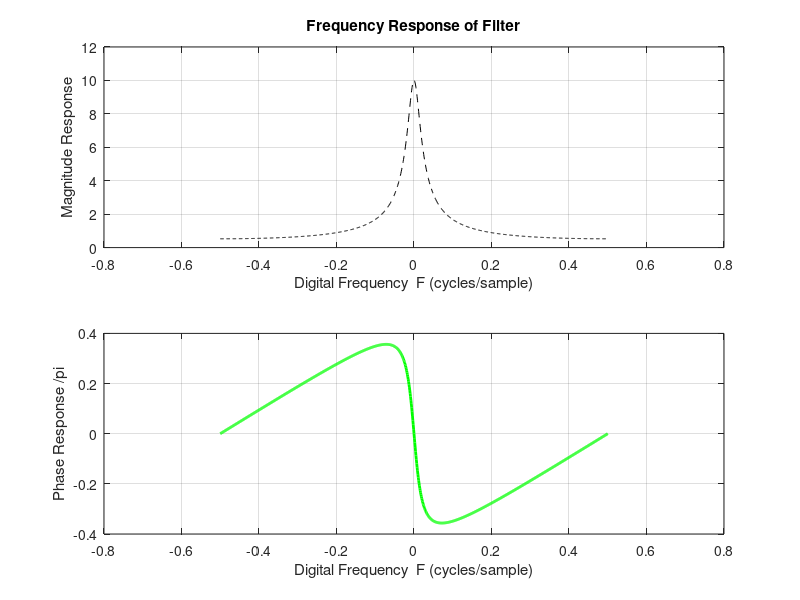
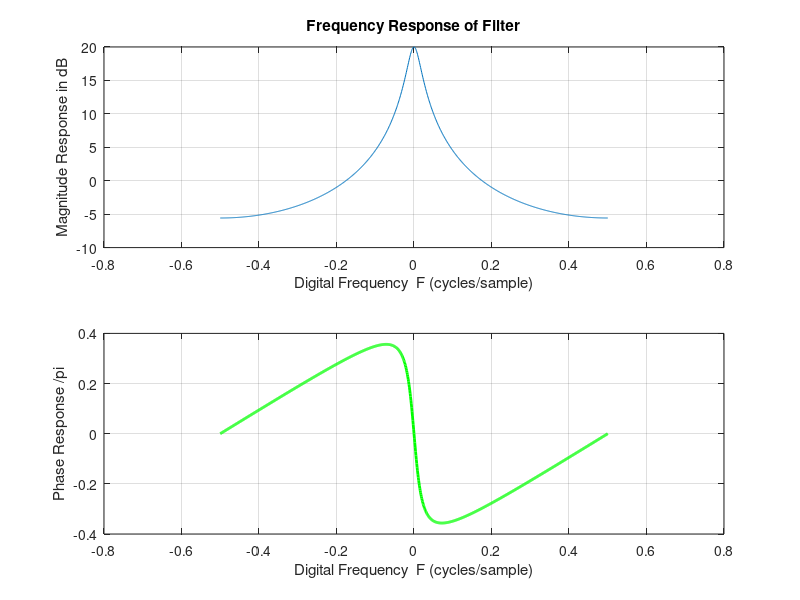
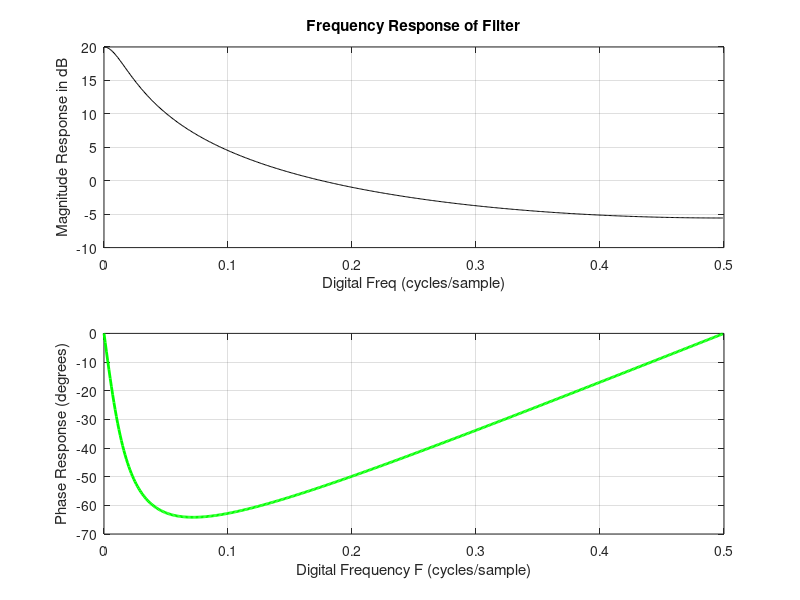

The MATLAB source for these figures, in order:
% EE419_HF_exp1_proto
% COMPUTE AND PLOT THE FREQUENCY RESPONSE OF AN IIR FILTER
% H(z) = z / (z-0.9)

% Make a digital frequency variable with 1001 points 
% for Principle Range F =-1/2 to +1/2, with spacing .001 cycles/sample

%Freq=[-0.5 -0.499 -0.498 ......... 0.499  0.5];  % 1001 values?! YIKES!!

%Freq=linspace(first_val, last_val, Num_of_points); 
% For LINSPACE: Increment =(last_val - first_val) / (Num_of_points-1) 
%Freq=linspace(-.5, .5, 1001); % 1001 points, from -1/2 to +1/2, Incr=.001

%Freq=[first_val : increment : last_val]; 
% NOTE: # of Points =[(last_val-first_val) / increment]+1 
                    % 1001 points, from -1/2 to +1/2, increment=.001
Freq = -0.5:.001:0.5;

% Compute the values of the COMPLEX DTFT frequency response at these frequencies

HF = exp(1i*2*pi*Freq)./(exp(1i*2*pi*Freq)-0.9);

%% LINEAR FREQUENCY RESPONSE PLOT
% Plot the magnitude and phase responses on a linear freq scaleOp

% Open a new Figure #1:
figure(1)
% Plot the Magnitude Response 
subplot(2,1,1)  % Display plots in 2 rows / 1 column; This is the 1st plot.

% Plot the magnitude of HF on a linear scale
plot(Freq, abs(HF), 'k--');
grid on
xlabel('Digital Frequency  F (cycles/sample)')
ylabel('Magnitude Response')
title('Frequency Response of Filter')

% Plot the Phase Response below the Magnitude Response
subplot(2,1,2) % Display plots in 2 rows / 1 column; This is the 2nd plot.

% Plot the Phase Angle vs Frequency     
% Normalize angle radian values by pi radians
plot(Freq, angle(HF)./pi, 'g', 'LineWidth', 2)
grid on
xlabel('Digital Frequency  F (cycles/sample)')
ylabel('Phase Response /pi')


%% PLOT dB (LOG AMPLITUDE) SCALE FREQUENCY RESPONSE PLOT in a new figure
% copy, paste, modify plot commands from above

% Open a new Figure #2:
figure(2)
% Plot the Magnitude Response 
subplot(2,1,1)  % Display plots in 2 rows / 1 column; This is the 1st plot.

% Plot the magnitude of HF on a dB scale
plot(Freq, 20*log10(abs(HF)));
grid on
xlabel('Digital Frequency  F (cycles/sample)')
ylabel('Magnitude Response in dB')
title('Frequency Response of Filter')

% Plot the Phase Response below the Magnitude Response
subplot(2,1,2) % Display plots in 2 rows / 1 column; This is the 2nd plot.

% Plot the Phase Angle vs Frequency     
% Normalize angle radian values by pi radians
plot(Freq, angle(HF)./pi, 'g', 'LineWidth', 2)
grid on
xlabel('Digital Frequency  F (cycles/sample)')
ylabel('Phase Response /pi')

%% Use Matlab freqz() function to plot frequency response
% [H,W] = freqz(B,A,N) 
%   B = H(z) numberator coefficients
%   A = H(z) denominator coefficients
%   N = # of complex H(F) data points to compute 
%   H = complex H(F) values
%   W = radian digital frequency = 2*pi*F

% Get 500 points for the plot
B = [1, 0];
A = [1, -0.9];
[H, W] = freqz(B,A,500);

% Plot the magnitude and phase response (copy, paste, modify)
figure(3)

% Plot magnitude
subplot(2,1,1)
plot(W/(2*pi),20*log10(abs(H)), 'k');
grid on
xlabel('Digital Freq (cycles/sample)')
ylabel('Magnitude Response in dB')
title('Frequency Response of Filter')

%Plot phase
subplot(2, 1, 2)
plot(W/(2*pi),(angle(H)/pi)*180, 'g', 'LineWidth', 2);
grid on
xlabel('Digital Frequency F (cycles/sample)')
ylabel('Phase Response (degrees)')

% Find the peak response and peak response frequency
[peak_response, peak_response_index] = max(abs(HF))
% No ';' at end so answers print to screen
peak_response_freq = Freq(peak_response_index)

% Find the minimum magnitude response and min response frequency
[min_response, min_response_index] = min(abs(HF))
% No ';' so answers print to screen
min_response_freq = Freq(min_response_index)

% Interrogate Figure 1 to check the results

% COPY FIGURES TO A WORD DOCUMENT WHEN DONE

